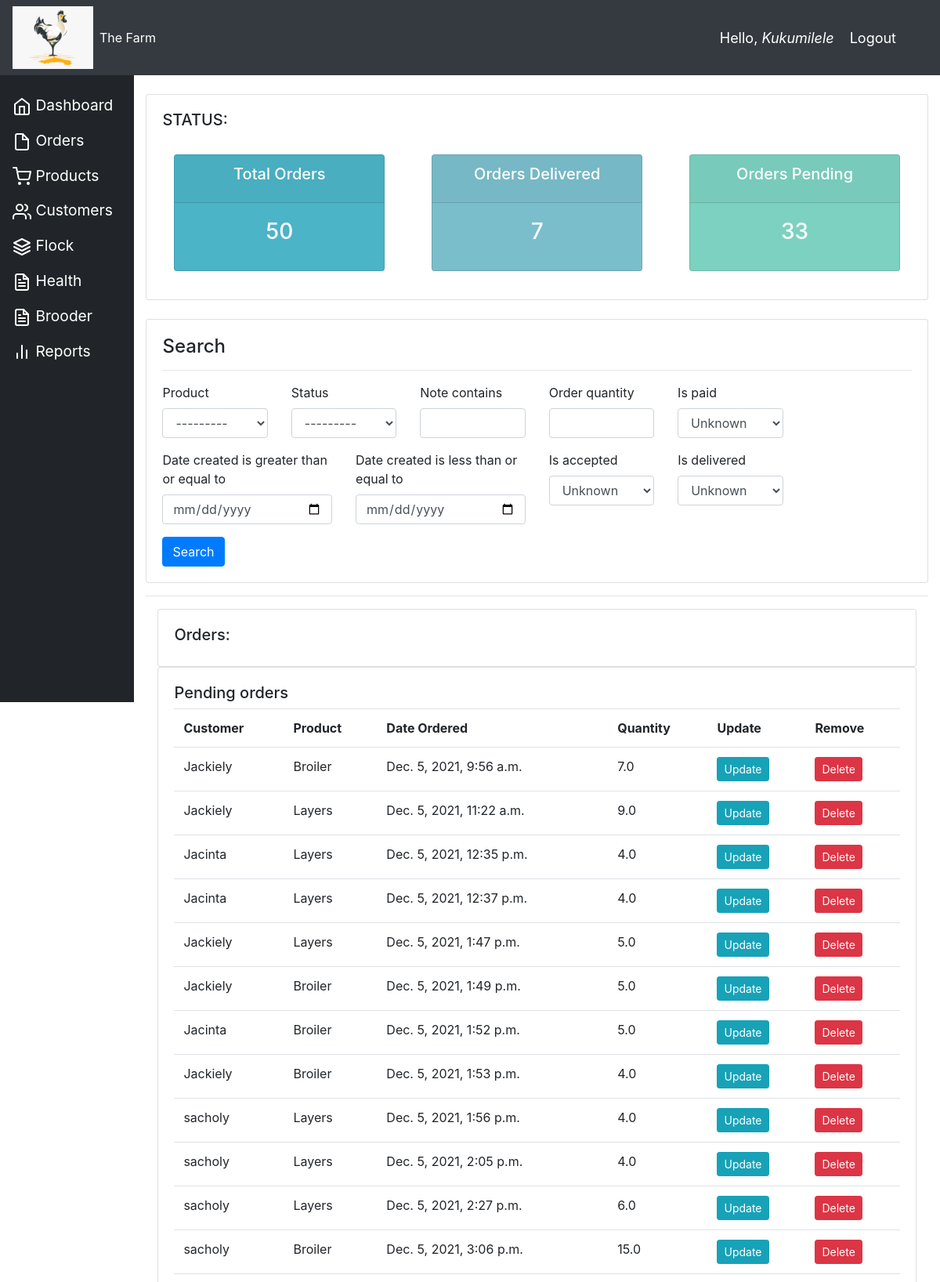
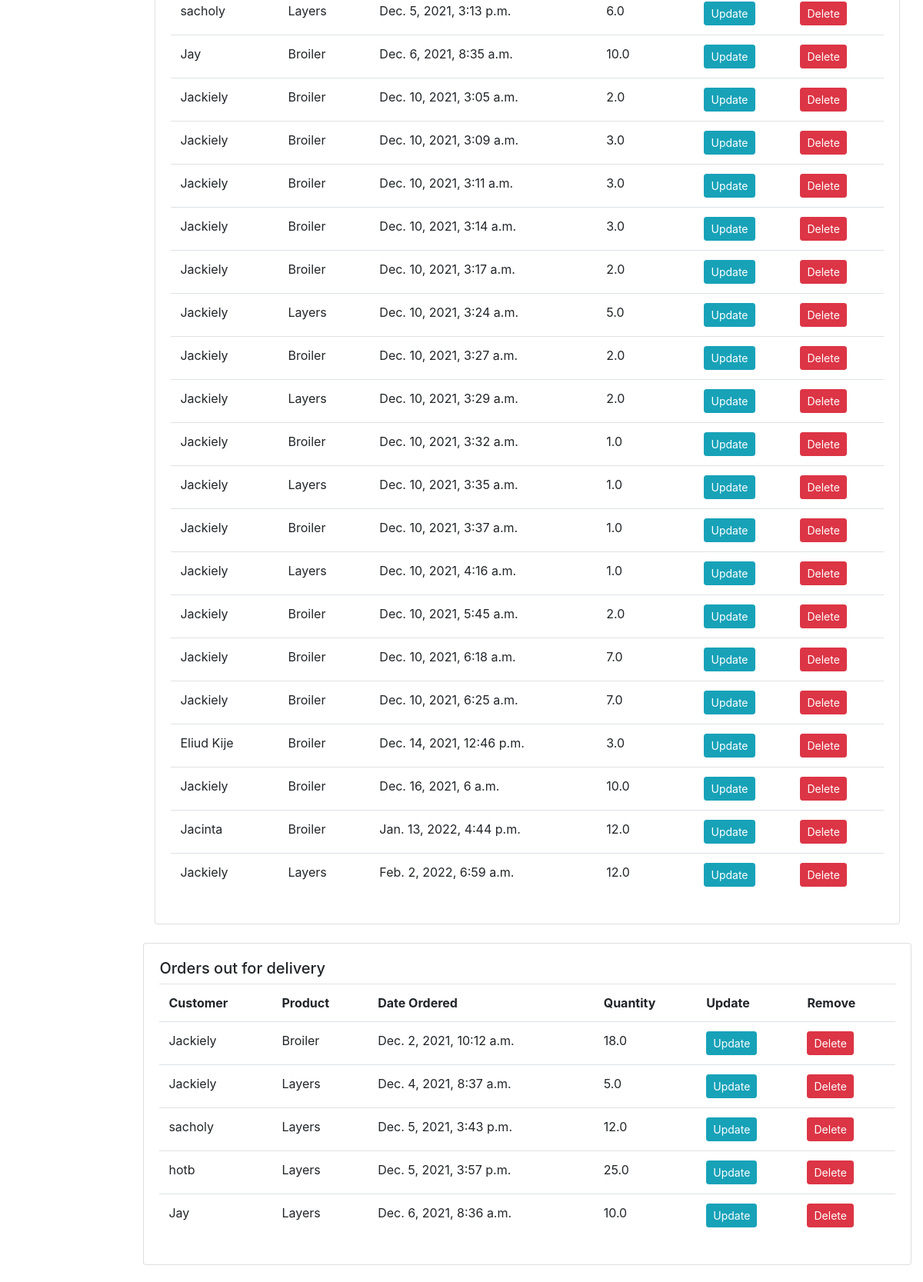
/all_orders/ (signed in, upper part), run on the app's committed database (2 pictures, top to bottom).
### accounts/models.py (models this page shows, shortened)
class Order(models.Model):
    STATUS = (
        ("Pending", "Pending"),
        ("Out for delivery", "Out for delivery"),
        ("Delivered", "Delivered"),
    )
    customer = models.ForeignKey(Customer, null=True, on_delete=models.CASCADE)
    product = models.ForeignKey(Product, null=True, on_delete=models.SET_NULL)
    date_created = models.DateTimeField(auto_now_add=True, null=True)
    status = models.CharField(
        max_length=100, null=True, choices=STATUS, default="Pending")
    note = models.CharField(max_length=200, null=True, blank=True)
    order_quantity = models.FloatField(
        null=True, validators=[MinValueValidator(1.0)])
    is_paid = models.BooleanField(default=False, null=True)
    is_accepted = models.BooleanField(default=False, null=True)
    is_delivered = models.BooleanField(default=False, null=True)
    delivery_date = models.DateTimeField(null=True, blank=True)

class Customer(models.Model):
    user = models.OneToOneField(
        User, null=True, blank=True, on_delete=models.CASCADE)
    name = models.CharField(max_length=100, null=True)
    phone = models.CharField(max_length=15, null=True)
    profile_pic = models.ImageField(
        default="profile1.png", null=True, blank=True)
    date_created = models.DateTimeField(auto_now_add=True, null=True)
    is_staff = models.BooleanField(default=False, null=True)

class Product(models.Model):
    CATEGORY = (
        ("Broiler", "Broiler"),
        ("Layers", "Layers"),
        ("Feeds", "Feeds"),
        ("Other", "Other"),
    )
    name = models.CharField(max_length=100, null=True)
    price = models.FloatField(null=True, validators=[MinValueValidator(1.0)])
    category = models.CharField(max_length=200, null=True, choices=CATEGORY)
    description = models.CharField(max_length=200, null=True, blank=True)
    date_added = models.DateTimeField(auto_now_add=True, null=True)
    tags = models.ManyToManyField(Tag)
    def __str__(self):
        return self.name

### accounts/decorators.py (the view)
        def wrapper_func(request, *args, **kwargs):
            group = None
            if request.user.groups.exists():
                group = request.user.groups.all()[0].name
            if group in allowed_roles:
                return view_func(request, *args, **kwargs)
            else:
                return HttpResponse('You are not authorized to view this page as per the decorator')

### accounts/templates/accounts/all_orders.html (shortened to what this page needs)
{% extends 'accounts/main.html' %} {% block content %}
<br />
{% load crispy_forms_tags %}
<div class="card card-body">
  <h5>STATUS:</h5>
  {% include 'accounts/status.html' %}
</div>
<br />
<div class="row">
  <div class="col">
    <div class="card card-body">
      <form method="get">
        <h4>Search</h4>
        <hr />
        <div class="row">
          <div class="col-md-2">{{myFilter.form.product|as_crispy_field}}</div>
          <div class="col-md-2">{{myFilter.form.status|as_crispy_field}}</div>
          <div class="col-md-2">{{myFilter.form.note|as_crispy_field}}</div>
          <div class="col-md-2">
            {{myFilter.form.order_quantity|as_crispy_field}}
          </div>
          <div class="col-md-2">{{myFilter.form.is_paid|as_crispy_field}}</div>
        </div>
        <div class="row">
          <div class="col-md-3">
            {{myFilter.form.start_date|as_crispy_field}}
          </div>
          <div class="col-md-3">{{myFilter.form.end_date|as_crispy_field}}</div>
          <div class="col-md-2">
            {{myFilter.form.is_accepted|as_crispy_field}}
          </div>
          <div class="col-md-2">
            {{myFilter.form.is_delivered|as_crispy_field}}
          </div>
        </div>
        <button class="btn btn-primary" type="submit">Search</button>
      </form>
    </div>
  </div>
</div>
<hr />
<div class="col-md">
  <div class="card card-body">
    <h5>Orders:</h5>
  </div>
  <div class="card card-body">
    <h5>Pending orders</h5>
    <table class="table">
      <tr>
        <th>Customer</th>
        <th>Product</th>
        <th>Date Ordered</th>
        <th>Quantity</th>
        <th>Update</th>
        <th>Remove</th>
      </tr>
      {% for order in pending_list %}
      <tr>
        <td>{{order.customer.name}}</td>
        <td>{{order.product}}</td>
        <td>{{order.date_created}}</td>
        <td>{{order.order_quantity}}</td>
        <td>
          <a
            class="btn btn-sm btn-info"
            href="{% url 'update_order' order.id %}"
            >Update</a
          >
        </td>
        <td>
          <a
            class="btn btn-sm btn-danger"
            href="{% url 'delete_order' order.id %}"
            >Delete</a
          >
        </td>
      </tr>
      {% endfor %}
    </table>
  </div>
</div>
<br />
<div class="card card-body">
  <h5>Orders out for delivery</h5>
  <table class="table">
    <tr>
      <th>Customer</th>
      <th>Product</th>
      <th>Date Ordered</th>
      <th>Quantity</th>
      <th>Update</th>
      <th>Remove</th>
    </tr>
    {% for order in out_for_delivery_list %}
    <tr>
      <td>{{order.customer.name}}</td>
      <td>{{order.product}}</td>
      <td>{{order.date_created}}</td>
      <td>{{order.order_quantity}}</td>
      <td>
        <a class="btn btn-sm btn-info" href="{% url 'update_order' order.id %}"
          >Update</a
        >
      </td>
      <td>
        <a
          class="btn btn-sm btn-danger"
          href="{% url 'delete_order' order.id %}"
          >Delete</a
        >
      </td>
    </tr>
    {% endfor %}
  </table>
</div>
<br />
{% endblock %}

### accounts/templates/accounts/navbar.html (shortened to what this page needs)
{% load static %}
<nav class="navbar navbar-expand-lg navbar-dark bg-dark">
  <a href="{% url 'home' %}"
    ><img src="{% static 'images/logo.png' %}" alt=""
  /></a>
  <div class="collapse navbar-collapse" id="navbarNav">
    <ul class="navbar-nav">
      <li class="nav-item active">
        <a class="nav-link" href="{% url 'home' %}">The Farm</a>
      </li>
    </ul>
  </div>
  <span class="hello-msg">Hello,<i class="username"> {{request.user}}</i></span>
  <span class="hello-msg"
    ><a class="hello-msg" href="{% url 'logout' %}">Logout</a></span
  >
</nav>

### static/css/main.css (style rules this page uses)
*, html { scroll-behavior: smooth; }
body { background-color: #ebeff5; }

### accounts/templates/accounts/navbar.html (style rules this page uses)
.hello-msg { font-size: 18px; color: #fff; margin-right: 20px; }

### data on the page
Order: customer.name "Jackiely", product "Broiler", date_created "Dec. 5, 2021, 9:56 a.m.", order_quantity "7.0"
Order: customer.name "Jackiely", product "Layers", date_created "Dec. 5, 2021, 11:22 a.m.", order_quantity "9.0"
Order: customer.name "Jacinta", product "Layers", date_created "Dec. 5, 2021, 12:35 p.m.", order_quantity "4.0"
Order: customer.name "Jacinta", product "Layers", date_created "Dec. 5, 2021, 12:37 p.m.", order_quantity "4.0"
Order: customer.name "Jackiely", product "Layers", date_created "Dec. 5, 2021, 1:47 p.m.", order_quantity "5.0"
Order: customer.name "Jackiely", product "Broiler", date_created "Dec. 5, 2021, 1:49 p.m.", order_quantity "5.0"
Order: customer.name "Jacinta", product "Broiler", date_created "Dec. 5, 2021, 1:52 p.m.", order_quantity "5.0"
Order: customer.name "Jackiely", product "Broiler", date_created "Dec. 5, 2021, 1:53 p.m.", order_quantity "4.0"
Order: customer.name "sacholy", product "Layers", date_created "Dec. 5, 2021, 1:56 p.m.", order_quantity "4.0"
Order: customer.name "sacholy", product "Layers", date_created "Dec. 5, 2021, 2:05 p.m.", order_quantity "4.0"
Order: customer.name "sacholy", product "Layers", date_created "Dec. 5, 2021, 2:27 p.m.", order_quantity "6.0"
Order: customer.name "sacholy", product "Broiler", date_created "Dec. 5, 2021, 3:06 p.m.", order_quantity "15.0"
Order: customer.name "sacholy", product "Layers", date_created "Dec. 5, 2021, 3:13 p.m.", order_quantity "6.0"
Order: customer.name "Jay", product "Broiler", date_created "Dec. 6, 2021, 8:35 a.m.", order_quantity "10.0"
Order: customer.name "Jackiely", product "Broiler", date_created "Dec. 10, 2021, 3:05 a.m.", order_quantity "2.0"
Order: customer.name "Jackiely", product "Broiler", date_created "Dec. 10, 2021, 3:09 a.m.", order_quantity "3.0"
Order: customer.name "Jackiely", product "Broiler", date_created "Dec. 10, 2021, 3:11 a.m.", order_quantity "3.0"
Order: customer.name "Jackiely", product "Broiler", date_created "Dec. 10, 2021, 3:14 a.m.", order_quantity "3.0"
Order: customer.name "Jackiely", product "Broiler", date_created "Dec. 10, 2021, 3:17 a.m.", order_quantity "2.0"
Order: customer.name "Jackiely", product "Layers", date_created "Dec. 10, 2021, 3:24 a.m.", order_quantity "5.0"
Order: customer.name "Jackiely", product "Broiler", date_created "Dec. 10, 2021, 3:27 a.m.", order_quantity "2.0"
Order: customer.name "Jackiely", product "Layers", date_created "Dec. 10, 2021, 3:29 a.m.", order_quantity "2.0"
Order: customer.name "Jackiely", product "Broiler", date_created "Dec. 10, 2021, 3:32 a.m.", order_quantity "1.0"
Order: customer.name "Jackiely", product "Layers", date_created "Dec. 10, 2021, 3:35 a.m.", order_quantity "1.0"
Order: customer.name "Jackiely", product "Broiler", date_created "Dec. 10, 2021, 3:37 a.m.", order_quantity "1.0"
Order: customer.name "Jackiely", product "Layers", date_created "Dec. 10, 2021, 4:16 a.m.", order_quantity "1.0"
Order: customer.name "Jackiely", product "Broiler", date_created "Dec. 10, 2021, 5:45 a.m.", order_quantity "2.0"
Order: customer.name "Jackiely", product "Broiler", date_created "Dec. 10, 2021, 6:18 a.m.", order_quantity "7.0"
Order: customer.name "Jackiely", product "Broiler", date_created "Dec. 10, 2021, 6:25 a.m.", order_quantity "7.0"
Order: customer.name "Eliud Kije", product "Broiler", date_created "Dec. 14, 2021, 12:46 p.m.", order_quantity "3.0"
Order: customer.name "Jackiely", product "Broiler", date_created "Dec. 16, 2021, 6 a.m.", order_quantity "10.0"
Order: customer.name "Jacinta", product "Broiler", date_created "Jan. 13, 2022, 4:44 p.m.", order_quantity "12.0"
Order: customer.name "Jackiely", product "Layers", date_created "Feb. 2, 2022, 6:59 a.m.", order_quantity "12.0"
Order: customer.name "Jackiely", product "Broiler", date_created "Dec. 2, 2021, 10:12 a.m.", order_quantity "18.0"
Order: customer.name "Jackiely", product "Layers", date_created "Dec. 4, 2021, 8:37 a.m.", order_quantity "5.0"
Order: customer.name "sacholy", product "Layers", date_created "Dec. 5, 2021, 3:43 p.m.", order_quantity "12.0"
Order: customer.name "hotb", product "Layers", date_created "Dec. 5, 2021, 3:57 p.m.", order_quantity "25.0"
Order: customer.name "Jay", product "Layers", date_created "Dec. 6, 2021, 8:36 a.m.", order_quantity "10.0"

### other printed values
{{ request.user }} "Kukumilele"
{{ total_orders }} "50"
{{ delivered }} "7"
{{ pending }} "33"
